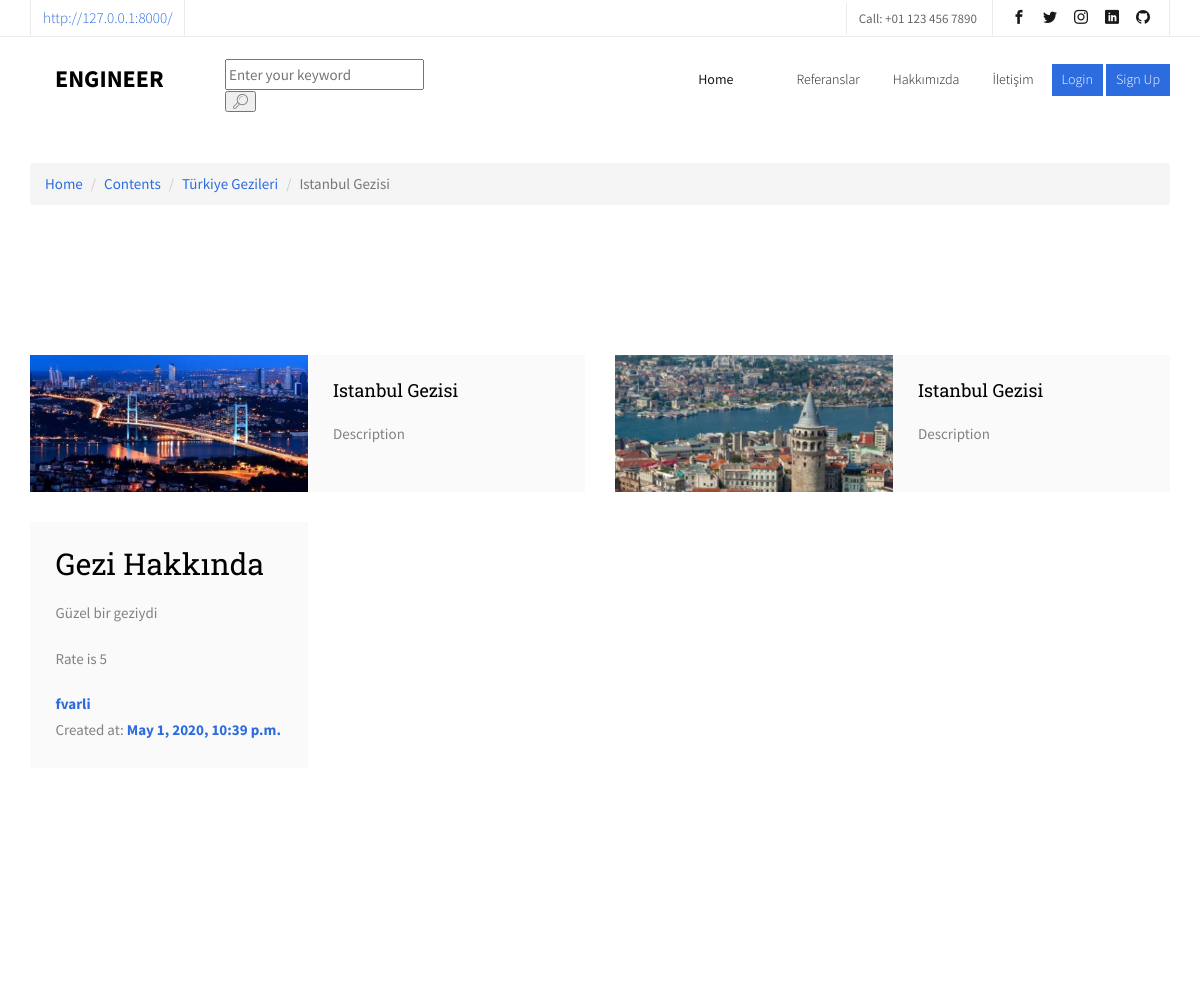
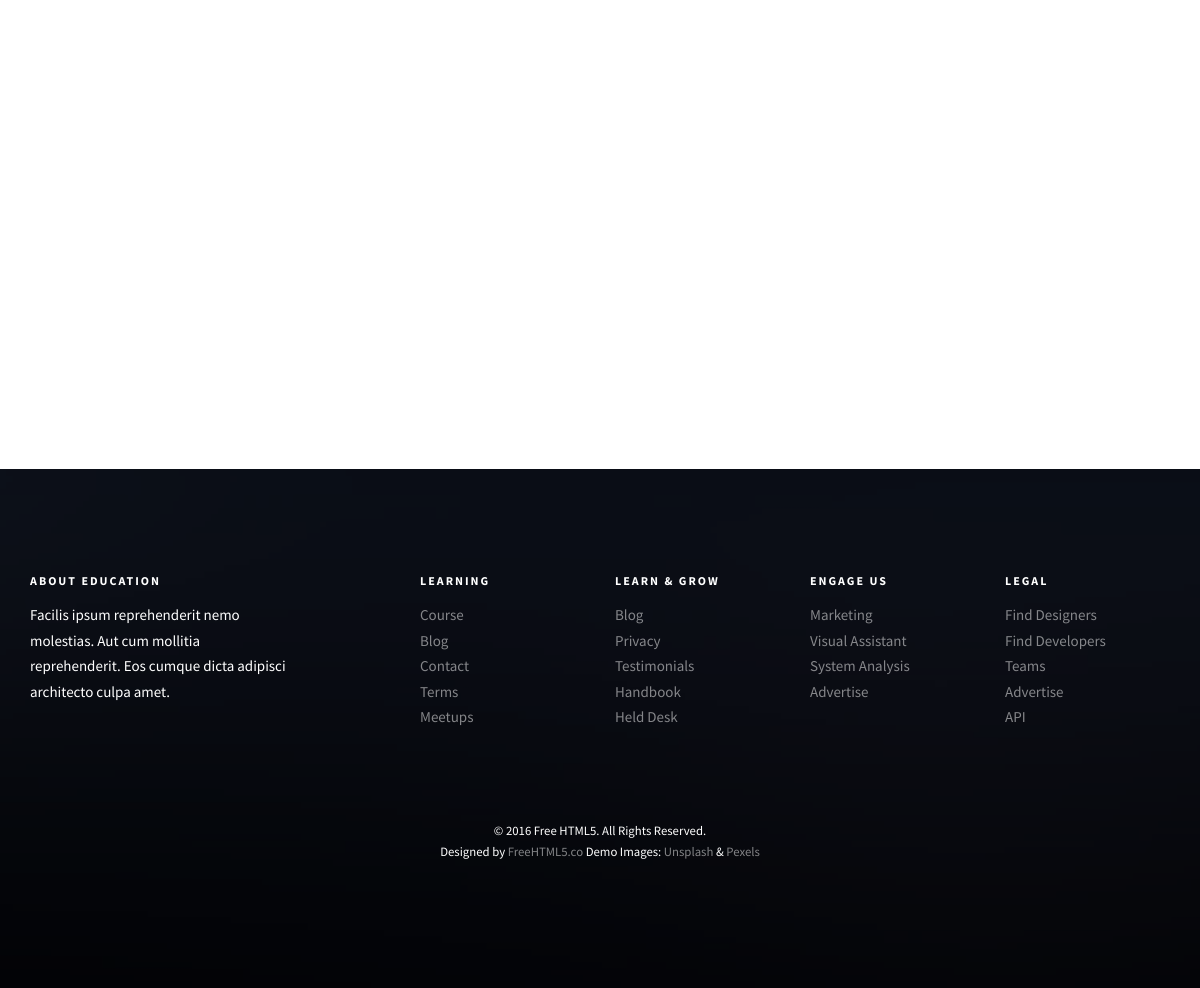
The app's page /content/1/istanbul-gezisi with its own data (2 pictures, top to bottom).
### content/models.py (models this page shows, shortened)
class Content(models.Model):
    STATUS = (
        ('True', 'Evet'),
        ('False', 'Hayır'),
    )
    category = models.ForeignKey(Category, on_delete=models.CASCADE)
    title = models.CharField(max_length=150)
    keywords = models.CharField(blank=True, max_length=255)
    description = models.CharField(blank=True, max_length=255)
    image = models.ImageField(blank=True, upload_to='images/')
    detail = RichTextUploadingField()
    slug = models.SlugField(null=False, unique=True)
    status = models.CharField(max_length=10, choices=STATUS)
    parent = models.ForeignKey('self', blank=True, null=True, related_name='children', on_delete=models.CASCADE)
    create_at = models.DateTimeField(auto_now_add=True)
    update_at = models.DateTimeField(auto_now=True)
    def get_image_tag(self):
        if self.image:
            return mark_safe('<img src="{}" height="50"/>'.format(self.image.url))
    get_image_tag.short_description = 'Image'

class Category(MPTTModel):
    STATUS =(
        ('True', 'Evet'),
        ('False', 'Hayır'),
    )
    title = models.CharField(max_length=100)
    keywords = models.CharField(blank=True, max_length=255)
    description = models.CharField(blank=True, max_length=255)
    image = models.ImageField(blank=True, upload_to='images/')
    status = models.CharField(max_length=10, choices=STATUS)
    slug = models.SlugField(null=False, unique=True)
    parent = TreeForeignKey('self', blank=True, null=True, related_name='children', on_delete=models.CASCADE)
    create_at = models.DateTimeField(auto_now_add=True)
    update_at = models.DateTimeField(auto_now=True)
    class MPTTMeta:
        order_insertion_by = ['title']
    def __str__(self):
        full_path = [self.title]
        k = self.parent
        while k is not None:
            full_path.append(k.title)
            k = k.parent
        return ' / ' .join(full_path[::-1])
    def get_image_tag(self):
        if self.image:
            return mark_safe('<img src="{}" height="50"/>'.format(self.image.url))
    get_image_tag.short_description = 'Image'

class Images(models.Model):
    content = models.ForeignKey(Content, on_delete=models.CASCADE)
    title = models.CharField(max_length=50, blank=True)
    image = models.ImageField(blank=True, upload_to='images/')
    def get_image_tag(self):
        if self.image:
            return mark_safe('<img src="{}" height="50"/>'.format(self.image.url))
    get_image_tag.short_description = 'Image'

class Comment(models.Model):
    STATUS = (
        ('New', 'Yeni'),
        ('True', 'Evet'),
        ('False', 'Hayır'),
    )
    content = models.ForeignKey(Content, on_delete=models.CASCADE)
    user = models.ForeignKey(User, on_delete=models.CASCADE)
    subject = models.CharField(blank=True, max_length=150)
    comment = models.CharField(blank=True, max_length=255)
    email = models.CharField(blank=True, max_length=50)
    rate = models.IntegerField(blank=True)
    status = models.CharField(max_length=10, choices=STATUS, default='New')
    ip = models.CharField(blank=True, max_length=20)
    create_at = models.DateTimeField(auto_now_add=True)
    update_at = models.DateTimeField(auto_now=True)

### home/views.py (the view)
# urls.py: path('content/<int:id>/<slug:slug>', views.content_detail, name='content_detail'),
def content_detail(request, id, slug):
    category = Category.objects.all()
    content = Content.objects.get(pk=id)
    images = Images.objects.filter(content_id=id)
    comments = Comment.objects.filter(content_id=id, status='True')
    context = {'category': category,
               'images': images,
               'comments': comments,
               'content': content}
    return render(request, 'content_detail.html', context)

### home/templates/content_detail.html (shortened to what this page needs)
{% extends "homebase.html" %}
{% block content %}
    <div id="breadcrumb">
        <div class="container">
            <ul class="breadcrumb">
                <li><a href="/">Home</a></li>
                <li><a href="">Contents</a></li>
                <li><a href="/category/{{ content.category_id }}/{{ content.category.slug }}">{{ content.category }}</a></li>
                <li class="active">{{ content.title }}</li>
            </ul>
        </div>
    </div>
        <div id="fh5co-course">
		<div class="container">
			<div class="row">
                {% for rs in images %}
				    <div class="col-md-6 animate-box">
	    				<div class="course">
    						<a href="#" class="course-img" style="background-image: url({{rs.image.url}});"></a>
						    <div class="desc">
                                <h3><a href="#">{{ content.title }}</a></h3>
                                <p> {{ content.description | safe }} </p>
		    				</div>
					    </div>
			    	</div>
                {% endfor %}
                {% for rs in comments %}
                    <div class="col-md-6 animate-box">
	    				<div class="course">
						    <div class="desc">
                                <h2>{{rs.subject}}</h2>
                                <p>{{rs.comment}}</p>
                                <p>Rate is {{rs.rate}}</p>
                                <div><a href=""><b>{{ rs.user.username }}</b></a></div>
                                <div>Created at: <a href=""><b>{{ rs.create_at }}</b></a></div>
		    				</div>
					    </div>
			    	</div>
                {% endfor %}
			</div>
		</div>
	</div>
{% endblock %}

### home/static/css/style.css (style rules this page uses)
body { font-family: "Source Sans Pro", Arial, sans-serif; font-weight: 400; font-size: 15px; line-height: 1.7; color: #828282; background: #fff; }
a { color: #2D6CDF; -webkit-transition: 0.5s; -o-transition: 0.5s; transition: 0.5s; }
p { margin-bottom: 20px; }
h1, h2, h3, h4, h5, h6, figure { color: #000; font-family: "Roboto Slab", serif; font-weight: 400; margin: 0 0 20px 0; }
#fh5co-course-categories, #fh5co-counter, #fh5co-course, #fh5co-register, #fh5co-pricing, #fh5co-testimonial, #fh5co-blog, #fh5co-about, #fh5co-staff, #fh5co-contact, #fh5co-footer { padding: 7em 0; clear: both; }
.course { display: -webkit-box; display: -moz-box; display: -ms-flexbox; display: -webkit-flex; display: flex; flex-wrap: wrap; -webkit-flex-wrap: wrap; -moz-flex-wrap: wrap; margin-bottom: 30px; }
.course .desc, .course .course-img { width: 50%; display: inline-block; }
.course .course-img { background-size: cover; background-position: center center; background-repeat: no-repeat; position: relative; -webkit-transition: 0.3s; -o-transition: 0.3s; transition: 0.3s; }
.course .desc { padding: 1.7em; background: #fafafa; }
.course .desc h3 { font-size: 18px; font-weight: 400; }
.course .desc h3 a { color: #000; }
.js .animate-box { opacity: 0; }

### records on screen
Content: category "Türkiye Gezileri", title "Istanbul Gezisi", description "Description"
Images: image (picture)
Images: image (picture)
Comment: subject "Gezi Hakkında", comment "Güzel bir geziydi", rate "5", user.username "fvarli", create_at "May 1, 2020, 10:39 p.m."
